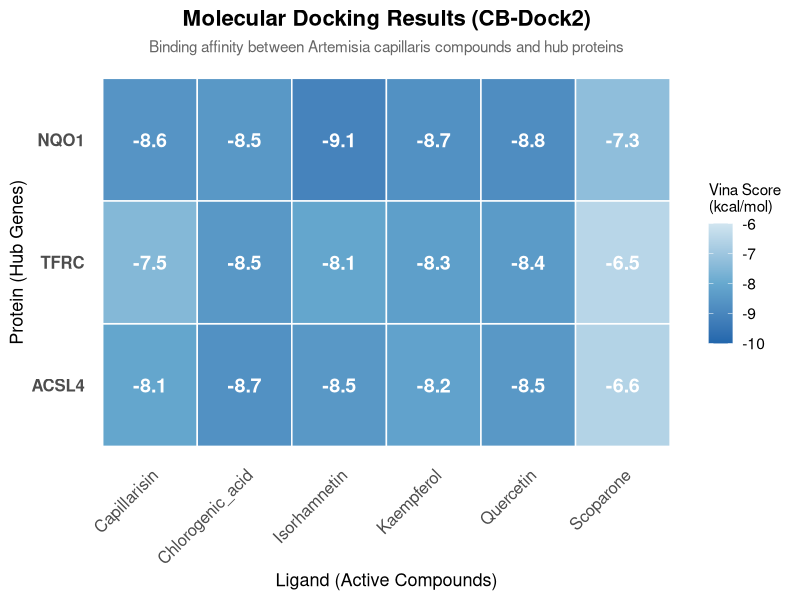

This figure's R source:
#!/usr/bin/env Rscript
# =============================================================================
# CB-Dock2 分子对接结果热图
# 
# 输入: results/cbdock2_docking_results.csv
# 输出: plots/Figure11_molecular_docking_heatmap.pdf
# =============================================================================

# 加载包
library(ggplot2)
library(reshape2)
library(RColorBrewer)

# 设置工作目录
if (interactive()) {
  setwd("MianYinChen_Project")
}

# 创建输出目录
dir.create("plots", showWarnings = FALSE)

# 读取数据
docking <- read.csv("results/cbdock2_docking_results.csv", stringsAsFactors = FALSE)

# 转换为矩阵格式
docking_matrix <- dcast(docking, Protein ~ Ligand, value.var = "Vina_Score")
rownames(docking_matrix) <- docking_matrix$Protein
docking_matrix$Protein <- NULL

# 转换为长格式用于ggplot
docking_long <- melt(as.matrix(docking_matrix))
colnames(docking_long) <- c("Protein", "Ligand", "Vina_Score")

# 设置蛋白和配体顺序
docking_long$Protein <- factor(docking_long$Protein, 
                                levels = c("ACSL4", "TFRC", "NQO1"))
docking_long$Ligand <- factor(docking_long$Ligand,
                               levels = c("Capillarisin", "Chlorogenic_acid", 
                                         "Isorhamnetin", "Kaempferol", 
                                         "Quercetin", "Scoparone"))

# 生成热图
p <- ggplot(docking_long, aes(x = Ligand, y = Protein, fill = Vina_Score)) +
  geom_tile(color = "white", linewidth = 0.5) +
  geom_text(aes(label = sprintf("%.1f", Vina_Score)), 
            color = "white", size = 5, fontface = "bold") +
  scale_fill_gradient2(low = "#2166AC", mid = "#67A9CF", high = "#D1E5F0",
                       midpoint = -8,
                       name = "Vina Score\n(kcal/mol)",
                       limits = c(-10, -6),
                       breaks = c(-10, -9, -8, -7, -6)) +
  labs(title = "Molecular Docking Results (CB-Dock2)",
       subtitle = "Binding affinity between Artemisia capillaris compounds and hub proteins",
       x = "Ligand (Active Compounds)",
       y = "Protein (Hub Genes)") +
  theme_minimal(base_size = 14) +
  theme(
    plot.title = element_text(hjust = 0.5, face = "bold", size = 16),
    plot.subtitle = element_text(hjust = 0.5, size = 11, color = "gray40"),
    axis.text.x = element_text(angle = 45, hjust = 1, size = 12),
    axis.text.y = element_text(size = 12, face = "bold"),
    axis.title = element_text(size = 13),
    legend.position = "right",
    legend.title = element_text(size = 11),
    panel.grid = element_blank()
  )

# 保存图片
ggsave("plots/Figure11_molecular_docking_heatmap.pdf", p, 
       width = 10, height = 6, dpi = 300)

cat("✅ 热图已保存: plots/Figure11_molecular_docking_heatmap.pdf\n")

# 输出统计摘要
cat("\n=== 分子对接结果摘要 ===\n")
cat("所有对接均为有效结合 (Vina Score < -5 kcal/mol)\n\n")

# 各蛋白最佳配体
for (prot in c("ACSL4", "TFRC", "NQO1")) {
  best <- docking[docking$Protein == prot, ]
  best <- best[which.min(best$Vina_Score), ]
  cat(sprintf("%s 最佳配体: %s (%.1f kcal/mol)\n", 
              prot, best$Ligand, best$Vina_Score))
}

cat("\n整体最佳结合: ")
best_all <- docking[which.min(docking$Vina_Score), ]
cat(sprintf("%s + %s (%.1f kcal/mol)\n", 
            best_all$Protein, best_all$Ligand, best_all$Vina_Score))
